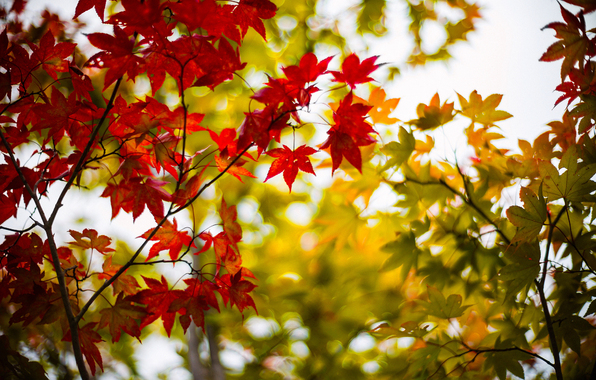
#> input picture test.jpg, 596 x 380 px, given in place of the camera
$ python Morphological_transformation.py
#> lines starting #> are read from the running program, lines starting #| are printed output that depends on the picture; after the words box and inside, x2 and y2 are one past the last pixel; in counts of white or black regions, pixels touching at a corner belong together
#Multiple Different types of morphological transformations pairwise analysis
#Erosion and Dilation
#Erosion  Slider(manually sized) if every pixel value is same then do nothing
#if different then erodes that different pixel value if diffrent in neighbourhood
#Dilation pushes it out thru until it cant more push out
#opening remove false positives
#closing remove false negatives
import cv2
import numpy as np

cap = cv2.VideoCapture(0)

while True:
    _, frame=cap.read()
#> frame is the input picture: shape (380, 596, 3); mean B, G, R 58.6, 110.8, 154.8
    #Hue saturation value
    hsv = cv2.cvtColor(frame, cv2.COLOR_BGR2HSV)
#> hsv: shape (380, 596, 3); mean H, S, V 37.3, 185.6, 155.7

    lower=np.array([50,150,0])
    upper=np.array([255,255,255])

    mask=cv2.inRange(hsv,lower,upper)
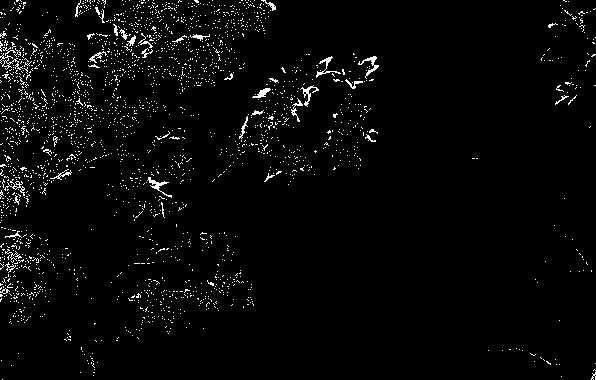
#> mask: shape (380, 596); 2.8% white in thin lines or dots
    res= cv2.bitwise_and(frame,frame,mask=mask)
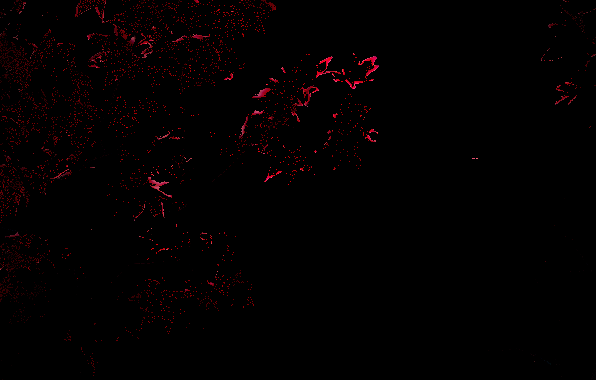
#> res: shape (380, 596, 3); mean B, G, R 0.4, 0.2, 3.2

    kernel=np.ones((5,5),np.uint8)
    erosion=cv2.erode(mask, kernel, iterations=1)
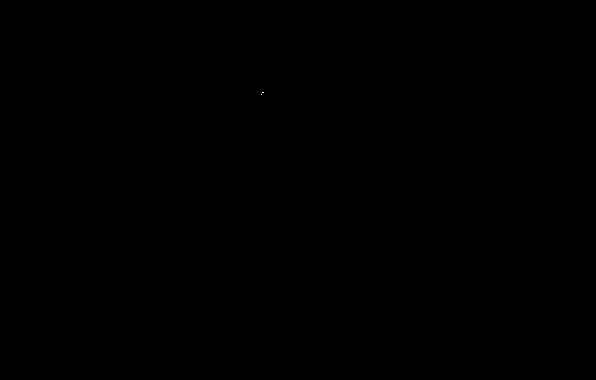
#> erosion: shape (380, 596); 0% white in thin lines or dots, all inside (x1, y1, x2, y2) = (261, 92, 264, 95)
    dilation=cv2.dilate(mask, kernel, iterations=1)
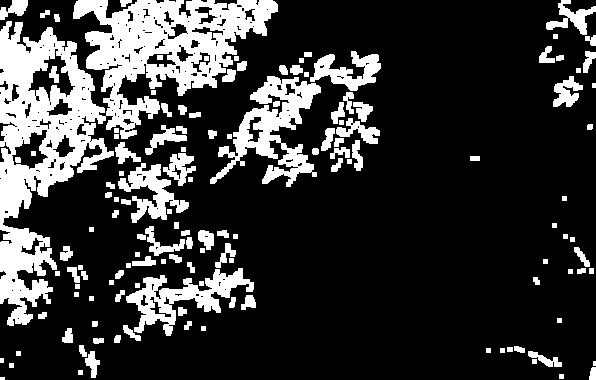
#> dilation: shape (380, 596); 21.5% white; 136 white regions (2 under 20 px), largest, box (x1, y1, x2, y2) and area: (0, 0, 278, 326) 26925, (210, 76, 321, 187) 4567, (126, 268, 254, 336) 3002
    #In dilation noise is more a bit amplified

    opening=cv2.morphologyEx(mask, cv2.MORPH_OPEN, kernel)
#> opening: shape (380, 596); 0.02% white; 1 white region, box (x1, y1, x2, y2) and area: (259, 90, 266, 97) 43
    closing=cv2.morphologyEx(mask, cv2.MORPH_CLOSE, kernel)
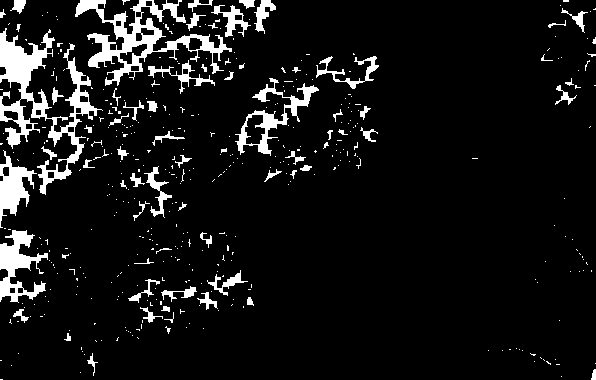
#> closing: shape (380, 596); 8.3% white; 433 white regions (367 under 20 px), largest, box (x1, y1, x2, y2) and area: (0, 28, 103, 195) 4462, (75, 0, 232, 86) 3544, (0, 230, 48, 303) 1580

    cv2.imshow('frame',frame)
    cv2.imshow('erosion',erosion)
    #cv2.imshow('dilation',dilation)
    cv2.imshow('opening',opening)
    cv2.imshow('closing',closing)


    if (cv2.waitKey(5) & 0xff)==27:
#> (key Esc is pressed here)
        break


cv2.destroyAllWindows()
cap.release()

$ run again, on nature.jpg
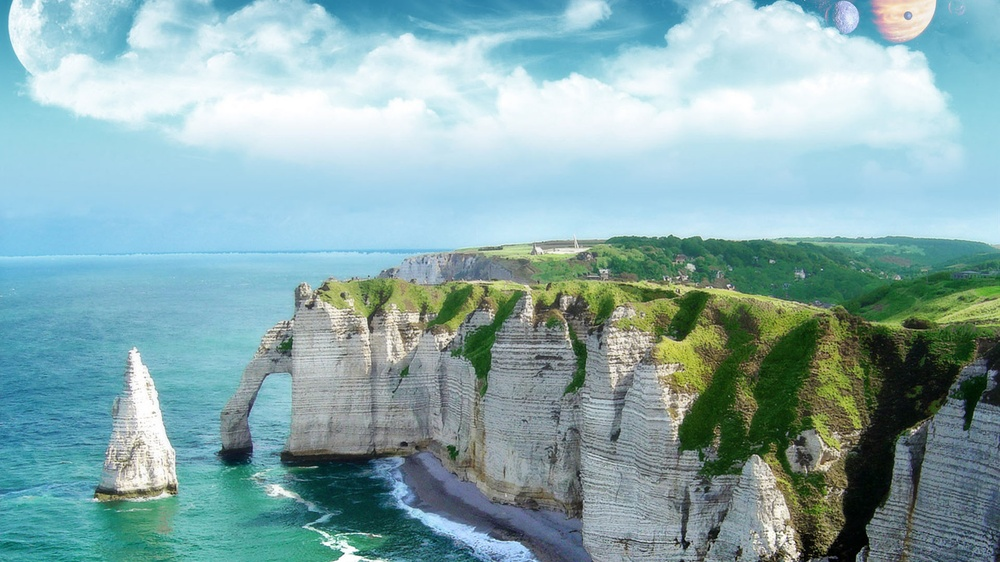
#> input picture nature.jpg, 1000 x 562 px, shrunk from 1920 x 1080 before the run, given in place of the camera
#> frame is the input picture: shape (562, 1000, 3); mean B, G, R 173.5, 171, 136.7
#> hsv: shape (562, 1000, 3); mean H, S, V 85.9, 77.2, 181.4
#> `mask=cv2.inRange(hsv,lower,upper)`:
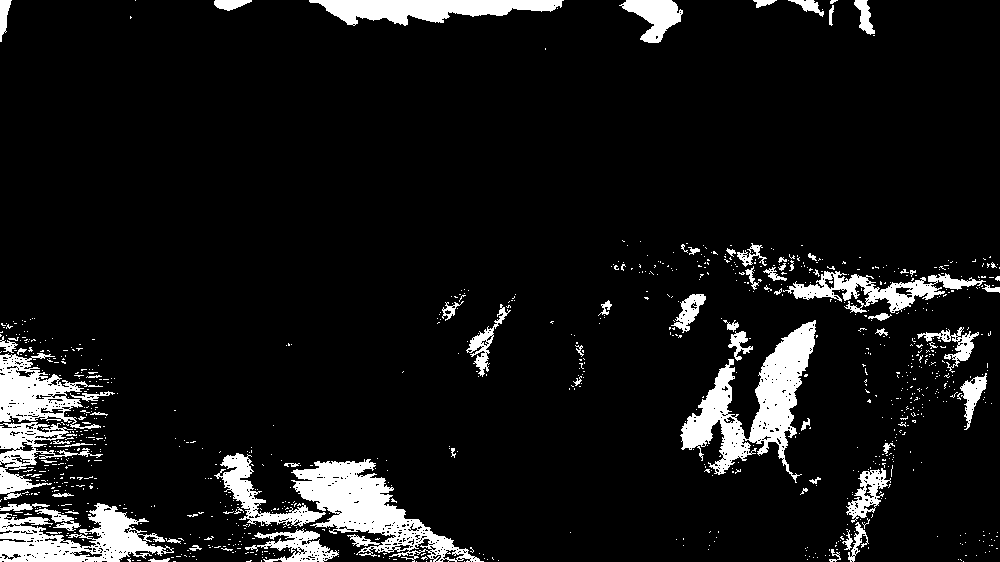
#> mask: shape (562, 1000); 8.7% white; 977 white regions (906 under 20 px), largest, box (x1, y1, x2, y2) and area: (680, 320, 816, 483) 7715, (291, 459, 484, 562) 7186, (0, 503, 174, 562) 5083
#> erosion: shape (562, 1000); 3.1% white; 124 white regions (79 under 20 px), largest, box (x1, y1, x2, y2) and area: (312, 0, 560, 23) 3176, (300, 464, 405, 531) 3135, (752, 324, 813, 440) 2414
#> dilation: shape (562, 1000); 16.3% white; 108 white regions (1 under 20 px), largest, box (x1, y1, x2, y2) and area: (0, 319, 204, 562) 23981, (203, 445, 501, 562) 17966, (678, 316, 820, 485) 11989
#> opening: shape (562, 1000); 5.5% white; 83 white regions (1 under 20 px), largest, box (x1, y1, x2, y2) and area: (298, 462, 407, 533) 4688, (310, 0, 562, 25) 3888, (750, 322, 815, 442) 3873
#> `closing=cv2.morphologyEx(mask, cv2.MORPH_CLOSE, kernel)`:
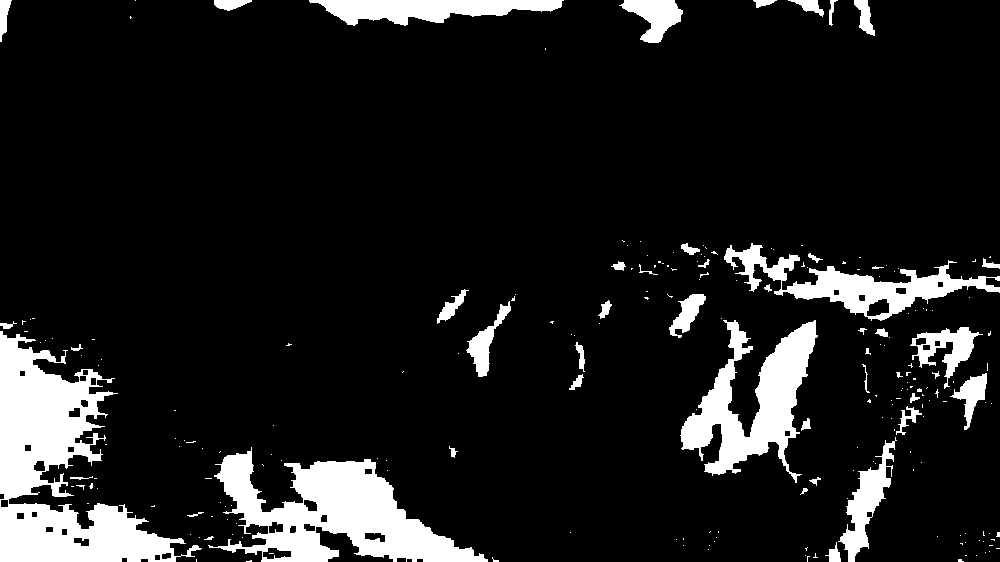
#> closing: shape (562, 1000); 11.6% white; 224 white regions (177 under 20 px), largest, box (x1, y1, x2, y2) and area: (0, 331, 202, 562) 19148, (208, 447, 488, 562) 14388, (680, 320, 818, 483) 9200
